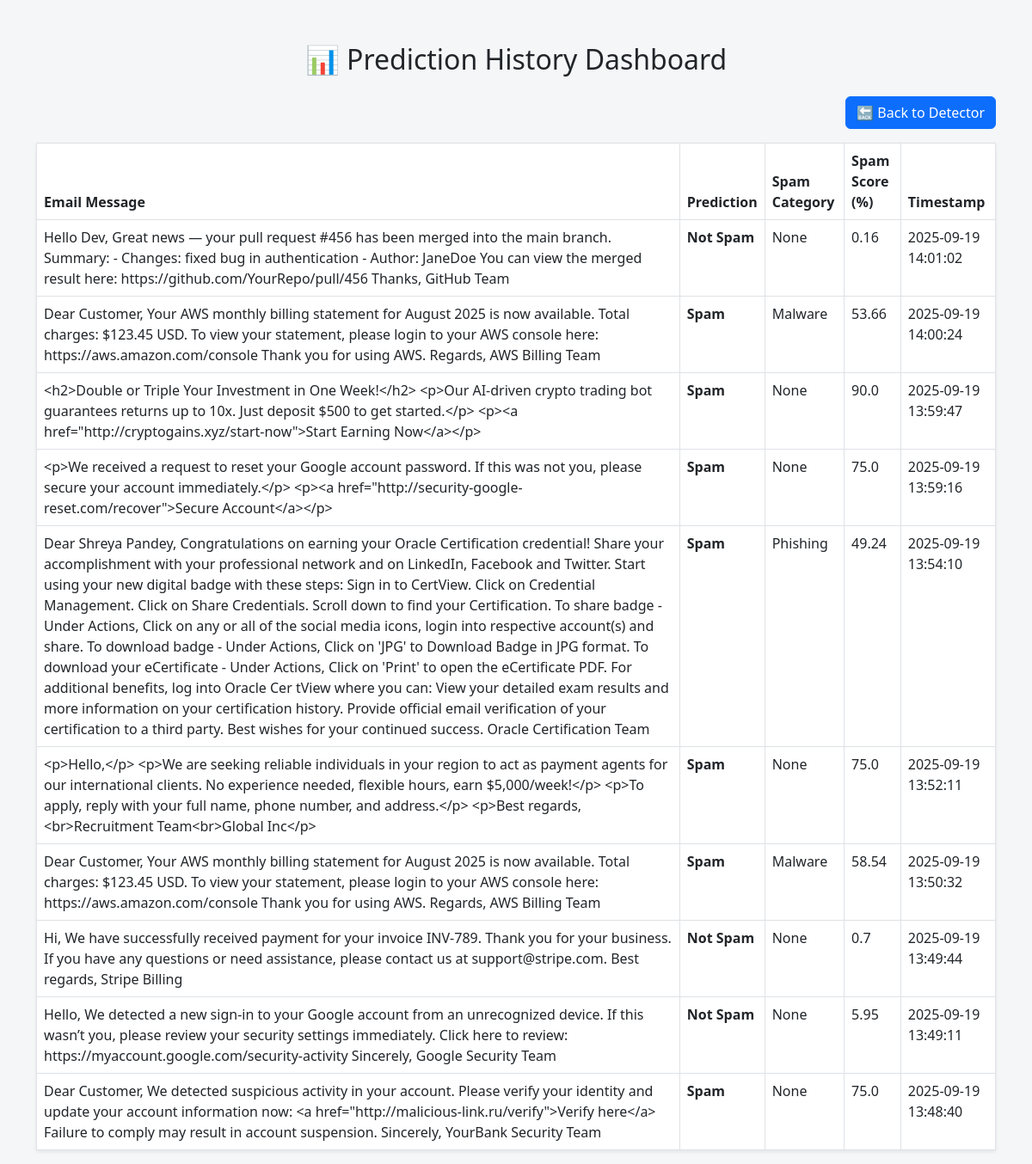
Page /history on the earlier database version.
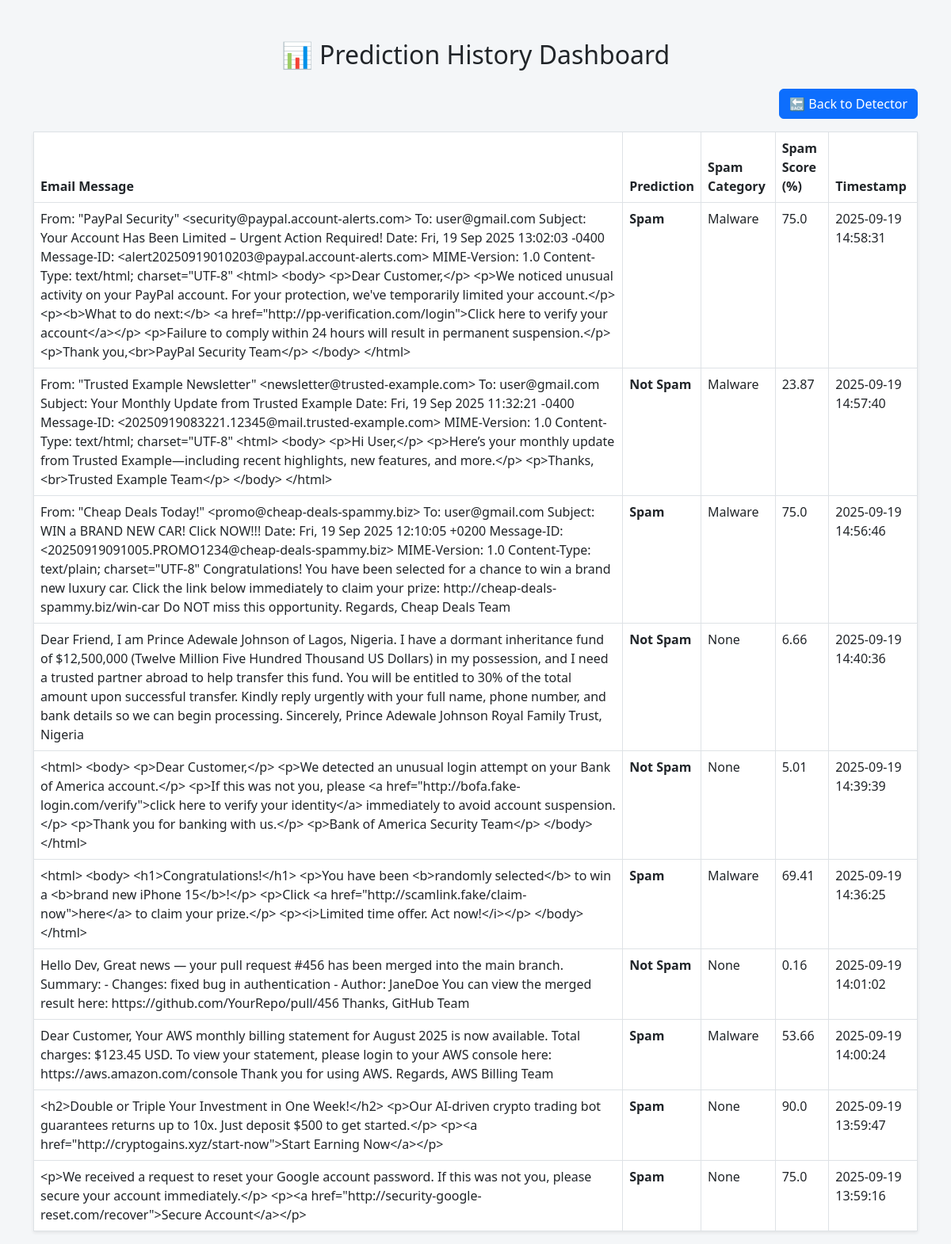
Same page on the later database version.
### tables this page shows
CREATE TABLE predictions (
        id INTEGER PRIMARY KEY AUTOINCREMENT,
        message TEXT,
        prediction TEXT,
        category TEXT,
        spam_score REAL,
        timestamp DATETIME DEFAULT CURRENT_TIMESTAMP
    );

### app.py (the view)
@app.route('/history')
def history():
    conn = sqlite3.connect(DB_PATH)
    c = conn.cursor()
    c.execute("SELECT message, prediction, category, spam_score, timestamp FROM predictions ORDER BY id DESC LIMIT 10")
    rows = c.fetchall()
    conn.close()
    return render_template("history.html", predictions=rows)

### templates/history.html (shortened to what this page needs)
<!DOCTYPE html>
<html lang="en">
<head>
    <link href="https://cdn.jsdelivr.net/npm/bootstrap@5.3.0/dist/css/bootstrap.min.css" rel="stylesheet">
</head>
<body>
<div class="container">
    <h2 class="text-center mb-4">📊 Prediction History Dashboard</h2>
    <div class="text-end mb-3">
        <a href="/" class="btn btn-primary">🔙 Back to Detector</a>
    </div>
    <table class="table table-bordered table-hover shadow-sm bg-white">
        <thead>
        <tr>
            <th>Email Message</th>
            <th>Prediction</th>
            <th>Spam Category</th>
            <th>Spam Score (%)</th>
            <th>Timestamp</th>
        </tr>
        </thead>
        <tbody>
        {% for row in predictions %}
        <tr>
            <td>{{ row[0] }}</td>
            <td><strong>{{ row[1] }}</strong></td>
            <td>{{ row[2] }}</td>
            <td>{{ row[3] }}</td>
            <td>{{ row[4] }}</td>
        </tr>
        {% endfor %}
        </tbody>
    </table>
</div>
</body>
</html>

Differences in the rows shown:
no longer on this page (row unchanged): predictions: message "Dear Shreya Pandey, Congratulations on earning your Oracle Certification credential! Share your accomplishment with your professional network and on LinkedIn, Facebook and Twitter. Start using your new digital badge with these steps: Sign in to CertView. Click on Credential Management. Click on Share Credentials. Scroll down to find your Certification. To share badge - Under Actions, Click on any or all of the social media icons, login into respective account(s) and share. To download badge - Under Actions, Click on 'JPG' to Download Badge in JPG format. To download your eCertificate - Under Actions, Click on 'Print' to open the eCertificate PDF. For additional benefits, log into Oracle Cer…", prediction "Spam", category "Phishing", spam_score "49.24", timestamp "2025-09-19 13:54:10"
no longer on this page (row unchanged): predictions: message "<p>Hello,</p> <p>We are seeking reliable individuals in your region to act as payment agents for our international clients. No experience needed, flexible hours, earn $5,000/week!</p> <p>To apply, reply with your full name, phone number, and address.</p> <p>Best regards,<br>Recruitment Team<br>Global Inc</p>", prediction "Spam", category "None", spam_score "75.0", timestamp "2025-09-19 13:52:11"
no longer on this page (row unchanged): predictions: message "Dear Customer, Your AWS monthly billing statement for August 2025 is now available. Total charges: $123.45 USD. To view your statement, please login to your AWS console here: https://aws.amazon.com/console Thank you for using AWS. Regards, AWS Billing Team", prediction "Spam", category "Malware", spam_score "58.54", timestamp "2025-09-19 13:50:32"
no longer on this page (row unchanged): predictions: message "Hi, We have successfully received payment for your invoice INV‑789. Thank you for your business. If you have any questions or need assistance, please contact us at support@stripe.com. Best regards, Stripe Billing", prediction "Not Spam", category "None", spam_score "0.7", timestamp "2025-09-19 13:49:44"
no longer on this page (row unchanged): predictions: message "Hello, We detected a new sign‑in to your Google account from an unrecognized device. If this wasn’t you, please review your security settings immediately. Click here to review: https://myaccount.google.com/security‑activity Sincerely, Google Security Team", prediction "Not Spam", category "None", spam_score "5.95", timestamp "2025-09-19 13:49:11"
no longer on this page (row unchanged): predictions: message "Dear Customer, We detected suspicious activity in your account. Please verify your identity and update your account information now: <a href=\"http://malicious-link.ru/verify\">Verify here</a> Failure to comply may result in account suspension. Sincerely, YourBank Security Team", prediction "Spam", category "None", spam_score "75.0", timestamp "2025-09-19 13:48:40"
added predictions: message "From: \"PayPal Security\" <security@paypal.account-alerts.com> To: user@gmail.com Subject: Your Account Has Been Limited – Urgent Action Required! Date: Fri, 19 Sep 2025 13:02:03 -0400 Message-ID: <alert20250919010203@paypal.account-alerts.com> MIME-Version: 1.0 Content-Type: text/html; charset=\"UTF-8\" <html> <body> <p>Dear Customer,</p> <p>We noticed unusual activity on your PayPal account. For your protection, we've temporarily limited your account.</p> <p><b>What to do next:</b> <a href=\"http://pp-verification.com/login\">Click here to verify your account</a></p> <p>Failure to comply within 24 hours will result in permanent suspension.</p> <p>Thank you,<br>PayPal Security Team</p> </body>…", prediction "Spam", category "Malware", spam_score "75.0", timestamp "2025-09-19 14:58:31"
added predictions: message "From: \"Trusted Example Newsletter\" <newsletter@trusted-example.com> To: user@gmail.com Subject: Your Monthly Update from Trusted Example Date: Fri, 19 Sep 2025 11:32:21 -0400 Message-ID: <20250919083221.12345@mail.trusted-example.com> MIME-Version: 1.0 Content-Type: text/html; charset=\"UTF-8\" <html> <body> <p>Hi User,</p> <p>Here’s your monthly update from Trusted Example—including recent highlights, new features, and more.</p> <p>Thanks,<br>Trusted Example Team</p> </body> </html>", prediction "Not Spam", category "Malware", spam_score "23.87", timestamp "2025-09-19 14:57:40"
added predictions: message "From: \"Cheap Deals Today!\" <promo@cheap-deals-spammy.biz> To: user@gmail.com Subject: WIN a BRAND NEW CAR! Click NOW!!! Date: Fri, 19 Sep 2025 12:10:05 +0200 Message-ID: <20250919091005.PROMO1234@cheap-deals-spammy.biz> MIME-Version: 1.0 Content-Type: text/plain; charset=\"UTF-8\" Congratulations! You have been selected for a chance to win a brand new luxury car. Click the link below immediately to claim your prize: http://cheap-deals-spammy.biz/win-car Do NOT miss this opportunity. Regards, Cheap Deals Team", prediction "Spam", category "Malware", spam_score "75.0", timestamp "2025-09-19 14:56:46"
added predictions: message "Dear Friend, I am Prince Adewale Johnson of Lagos, Nigeria. I have a dormant inheritance fund of $12,500,000 (Twelve Million Five Hundred Thousand US Dollars) in my possession, and I need a trusted partner abroad to help transfer this fund. You will be entitled to 30% of the total amount upon successful transfer. Kindly reply urgently with your full name, phone number, and bank details so we can begin processing. Sincerely, Prince Adewale Johnson Royal Family Trust, Nigeria", prediction "Not Spam", category "None", spam_score "6.66", timestamp "2025-09-19 14:40:36"
added predictions: message "<html> <body> <p>Dear Customer,</p> <p>We detected an unusual login attempt on your Bank of America account.</p> <p>If this was not you, please <a href=\"http://bofa.fake-login.com/verify\">click here to verify your identity</a> immediately to avoid account suspension.</p> <p>Thank you for banking with us.</p> <p>Bank of America Security Team</p> </body> </html>", prediction "Not Spam", category "None", spam_score "5.01", timestamp "2025-09-19 14:39:39"
added predictions: message "<html> <body> <h1>Congratulations!</h1> <p>You have been <b>randomly selected</b> to win a <b>brand new iPhone 15</b>!</p> <p>Click <a href=\"http://scamlink.fake/claim-now\">here</a> to claim your prize.</p> <p><i>Limited time offer. Act now!</i></p> </body> </html>", prediction "Spam", category "Malware", spam_score "69.41", timestamp "2025-09-19 14:36:25"
